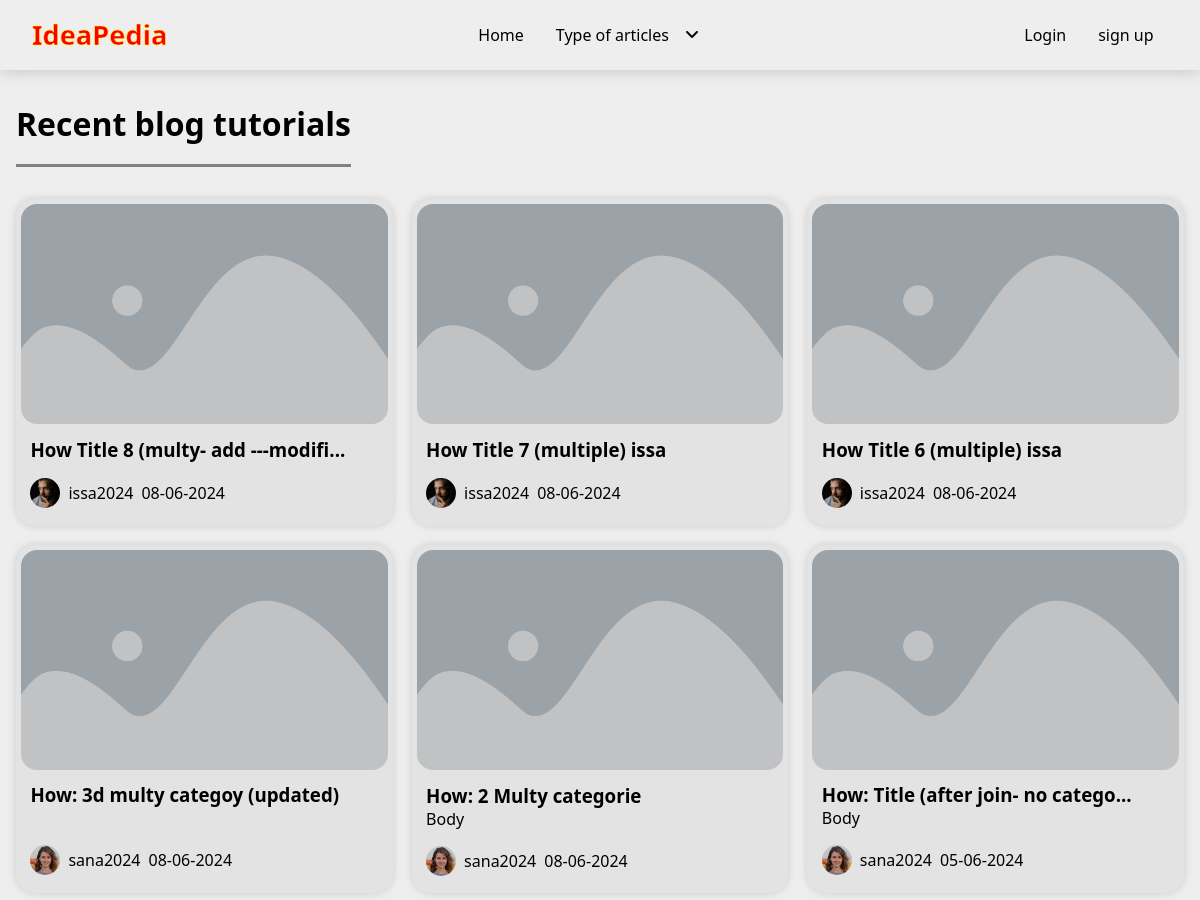
The page /pages/flow.php?all=1 (upper part) on the database as committed earlier.
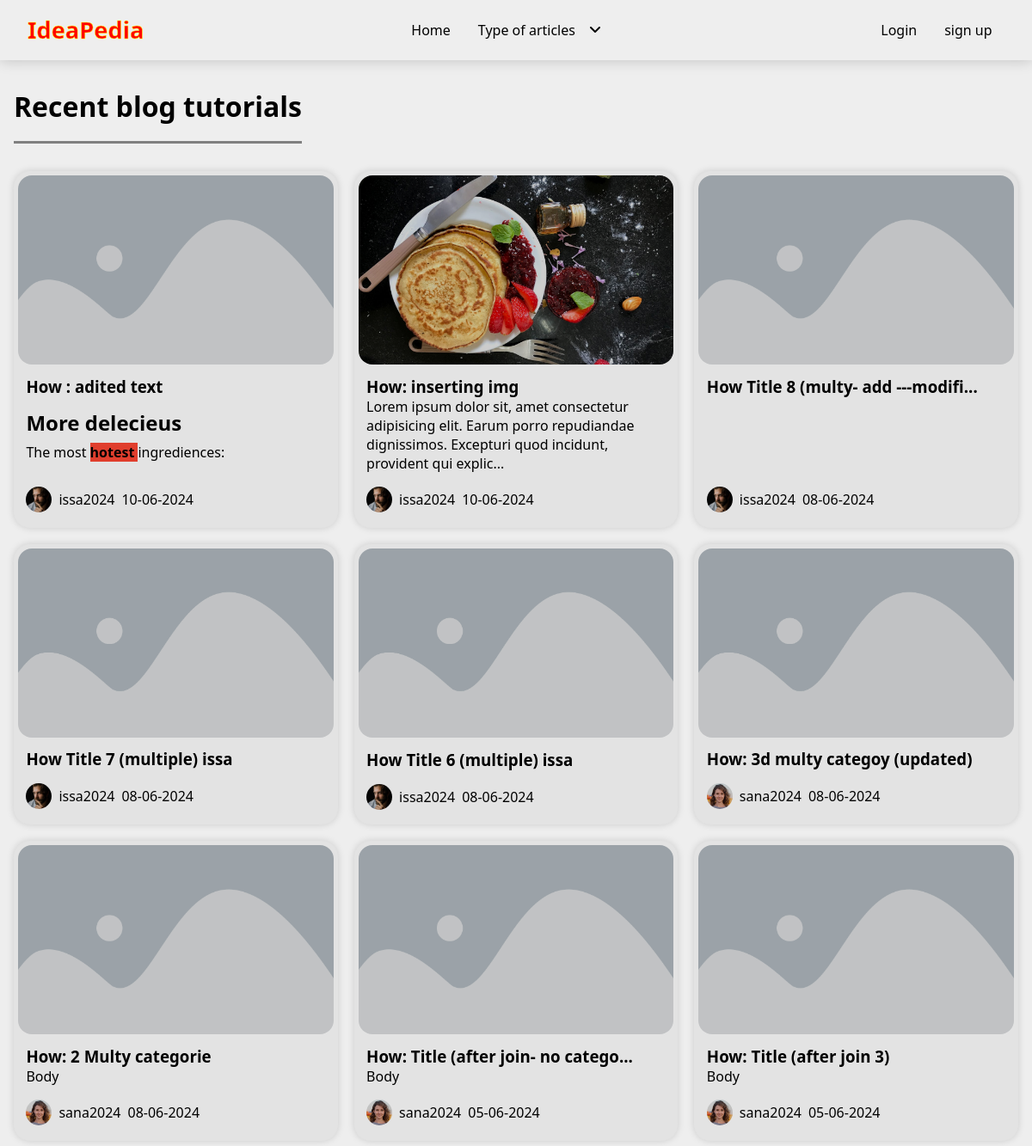
The same page on the database as committed later.
### tables this page shows
CREATE TABLE `posts` (
  `id` int(11) NOT NULL,
  `user_id` int(11) NOT NULL,
  `title` varchar(255) NOT NULL,
  `body` text NOT NULL,
  `created_at` datetime NOT NULL DEFAULT current_timestamp(),
  `image_cover` varchar(255) DEFAULT NULL,
  `published` tinyint(1) NOT NULL,
  `thematic_id` int(11) NOT NULL
);

CREATE TABLE `users` (
  `id` int(11) NOT NULL,
  `name` varchar(100) NOT NULL,
  `lastName` varchar(100) NOT NULL,
  `username` varchar(100) NOT NULL,
  `role` enum('owner','member') NOT NULL DEFAULT 'member',
  `email` varchar(255) NOT NULL,
  `password` varchar(255) NOT NULL,
  `image` varchar(255) DEFAULT NULL,
  `profile_cover` varchar(255) DEFAULT NULL,
  `city` varchar(100) DEFAULT NULL,
  `country` varchar(100) DEFAULT NULL,
  `gender` enum('male','female','nb','') DEFAULT NULL
);

### classes/Database.php (called while the page is built, shortened)
<?php
class Database
{
    protected function connect($host, $username, $password, $db_name)
    {
        $dsn = "mysql:host=$host;dbname=$db_name;charset=utf8mb4";
        $options = [
            PDO::ATTR_ERRMODE => PDO::ERRMODE_EXCEPTION,
            PDO::ATTR_DEFAULT_FETCH_MODE => PDO::FETCH_ASSOC,
            PDO::ATTR_EMULATE_PREPARES => false,
        ];
        try {
            $this->connection = new PDO($dsn, $username, $password, $options);
        } catch (PDOException $e) {
            throw new RuntimeException('Connection failed: '. $e->getMessage(), 0, $e);
        }
    }
}

### classes/Posts_class.php (called while the page is built, shortened)
<?php
include_once "Database.php";
class Posts extends Database
{
    public function getAllJoin($thematic_id, $limit = "")
    {
        $sql = "SELECT p.*, u.username AS author, u.image AS author_image
                FROM posts p
                LEFT JOIN users u ON p.user_id = u.id
                WHERE p.thematic_id = :thematic_id
                $limit";
        $stmt = $this->connection->prepare($sql);
        $stmt->execute([':thematic_id'=> $thematic_id]);
        $results = $stmt->fetchAll();
        return $results;
    }
}

### pages/flow.php (the view, shortened to what this page needs)
<?php
include_once "../classes/Posts_class.php";
$title = "flow";
include_once "../inc/header.html.php";
include_once "../inc/components/nav.php";
$postsClass = new Posts();
if(isset($_GET['all'])){
    $id_thematic = $_GET['all'];
    $postFlow = $postsClass->getAllJoin($id_thematic, 'ORDER BY id DESC');
}
?>
<main>
    <section class="container">
        <div class="title-tool">
            <h2>Recent blog <?php
            if($id_thematic == 1){
                echo 'tutorials';
            }elseif($id_thematic == 2){
                echo 'tips';
            } ?></h2>
        </div>
        <div class="posts-row">
            <?php if (isset($_GET['all'])) {
                foreach ($postFlow as $post) { ?>
                    <a href="<?= SITE_PATH ?>pages/post.php?id=<?= $post['id']?>">
                        <figure class="card-main">
                            <img loading="lazy" src="<?= !empty($post['image_cover']) ? SITE_PATH . "assets/imgs/posts/"  . $post['image_cover'] : SITE_PATH . "assets/imgs/initials/placeholder.png" ?>" alt="<?= $post['image_cover']?>">
                            <figcaption>
                                <h3><?= (strlen(htmlspecialchars_decode($post['title'])) > 33) ? substr(htmlspecialchars_decode($post['title']), 0, 33). '...' : htmlspecialchars_decode($post['title']) ?></h3>
                                <p><?= (strlen(htmlspecialchars_decode($post['body'])) > 160) ? substr(htmlspecialchars_decode($post['body']), 0, 160). '...' : htmlspecialchars_decode($post['body']) ?></p>
                                <div class="meta-info-container">
                                    <img loading="lazy" src="<?= !empty($post['author_image']) ? SITE_PATH . "assets/imgs/profile/"  . $post['author_image'] : SITE_PATH . "assets/imgs/profile/placeholder-general-img.png" ?>" alt="<?= $post['author_image']?>">
                                    <p><?= $post['author'] ?></p>
                                    <p><?=  date('d-m-Y', strtotime($post['created_at'])) ?></p>
                                </div>
                            </figcaption>
                        </figure>
                    </a>
            <?php }
            } ?>
        </div>
    </section>
</main>
<?php include_once "../inc/footer.html.php";

### inc/header.html.php (shortened to what this page needs)
<!DOCTYPE html>
<html lang="en">
<head>
    <link rel="stylesheet" href="https://cdn.jsdelivr.net/npm/swiper@11/swiper-bundle.min.css" />
    <link rel="stylesheet" href="https://cdnjs.cloudflare.com/ajax/libs/font-awesome/6.5.1/css/all.min.css" />
    <?php
    if($title == "signup" || $title == "login"){
        echo "<link rel='stylesheet' href='".SITE_PATH."assets/styles/css/signup-login.css'>";
    }else{
        echo "<link rel='stylesheet' href='".SITE_PATH."assets/styles/css/$title.css'>";
    }
    ?>
</head>
<body>

### inc/components/nav.php (shortened to what this page needs)
<nav>
    <div class="container">
        <a href="<?= SITE_PATH ?>"><h2 class="logo">IdeaPedia</h2></a>
        <ul class="responsive-nav">
            <li><a href="<?= SITE_PATH ?>">Home</a></li>
            <li>
                <a href="#">Type of articles<i class="fa-solid fa-angle-down"></i></a>
            </li>
        </ul>
        <ul class="connection">
            <?php if (isset($_SESSION['current_user'])) { ?>
                <li>
                    <a href='#'>
                        <img src="<?= SITE_PATH . "assets/imgs/profile/" . (!empty($_SESSION['current_user']['image']) ? $_SESSION['current_user']['image'] : "placeholder-general-img.png") ?>" alt="Profile image holder">
                        <span><?= ucfirst($_SESSION['current_user']['username']) ?></span>
                    </a>
                    <ul>
                        <div>
                            <li><a href="<?= SITE_PATH ?>pages/account.php?profile"><i class="fa-solid fa-house-chimney-user"></i> Profile</a></li>
                            <li><a href="<?= SITE_PATH ?>admin/dashboard.php"><i class="fa-solid fa-briefcase"></i> Backoffice</a></li>
                            <li><a href="<?= SITE_PATH ?>pages/account.php?account_setting"><i class="fa-solid fa-id-card"></i>Account setting</a></li>
                            <li><a href="?logout"><i class="fa-solid fa-right-from-bracket"></i> Logout</a></li>
                        </div>
                    </ul>
                </li>
            <?php } else { ?>
                <li><a href='<?= SITE_PATH ?>pages/connection/login.php'>Login</a></li>
                <li><a href='<?= SITE_PATH ?>pages/connection/signup.php'>sign up</a></li>
            <?php } ?>
        </ul>
    </div>
</nav>

### inc/footer.html.php (shortened to what this page needs)
</body>
</html>

### assets/styles/css/flow.css (style rules this page uses)
* { padding: 0; margin: 0; -webkit-box-sizing: border-box; box-sizing: border-box; }
img { width: 100%; aspect-ratio: 1/1; -o-object-fit: cover; object-fit: cover; display: block; }
li { list-style: none; }
a { text-decoration: none; color: inherit; display: inline-block; }
body { background: #eeeeee; font-family: system-ui, -apple-system, BlinkMacSystemFont, "Segoe UI", Roboto, Oxygen, Ubuntu, Cantarell, "Open Sans", "Helvetica Neue", sans-serif; overflow-x: hidden; }
.container { width: min(100% - 2rem, 1200px); margin: 0 auto; }
nav { padding: 1em; -webkit-box-shadow: 0 0 1em rgba(0, 0, 0, 0.2); box-shadow: 0 0 1em rgba(0, 0, 0, 0.2); position: relative; top: 0; width: 100%; z-index: 3; background: #eeeeee; }
nav .container { display: -webkit-box; display: -ms-flexbox; display: flex; -webkit-box-pack: justify; -ms-flex-pack: justify; justify-content: space-between; }
nav .container .logo { font-size: 1.7rem; color: red; -webkit-text-stroke-width: 0.5px; -webkit-text-stroke-color: yellow; }
nav .container > ul { display: -webkit-box; display: -ms-flexbox; display: flex; gap: 0.2em; }
nav .container > ul > li { position: relative; }
nav .container > ul > li > a { padding: 0.5em 0.9em; border-radius: 5px; -webkit-transition: 0.15s ease-out; transition: 0.15s ease-out; }
nav .container > ul > li > a i { margin-left: 1em; }
main section .title-tool { display: -webkit-box; display: -ms-flexbox; display: flex; -webkit-box-pack: justify; -ms-flex-pack: justify; justify-content: space-between; -webkit-box-align: center; -ms-flex-align: center; align-items: center; }
main section .title-tool h2 { font-size: 2rem; margin-block: 1em; border-bottom: 3px solid grey; padding-bottom: 0.6em; border-spacing: 10px 10px; }
main section > div.posts-row { display: grid; grid-template-columns: repeat(3, 1fr); gap: 1.2em; }
main section > div.posts-row figure.card-main { background: #e3e3e3; -webkit-box-shadow: 0 0 8px rgba(0, 0, 0, 0.15); box-shadow: 0 0 8px rgba(0, 0, 0, 0.15); border-radius: 1.2rem; padding: 0.3em; -webkit-transition: 0.25s; transition: 0.25s; height: 100%; display: grid; grid-template-columns: 1fr; grid-template-rows: auto 1fr; }
main section > div.posts-row figure.card-main img { width: 100%; aspect-ratio: 1/0.6; border-radius: 1rem; -webkit-filter: brightness(80%); filter: brightness(80%); -webkit-transition: 0.25s; transition: 0.25s; }
main section > div.posts-row figure.card-main figcaption { padding: 0.8em 0.6em; display: grid; -ms-flex-line-pack: justify; align-content: space-between; }
main section > div.posts-row figure.card-main figcaption h3 { -webkit-transition: 0.25s; transition: 0.25s; }
main section > div.posts-row figure.card-main figcaption .meta-info-container { margin-top: 1em; display: -webkit-box; display: -ms-flexbox; display: flex; -webkit-box-align: center; -ms-flex-align: center; align-items: center; gap: 0.5em; }
main section > div.posts-row figure.card-main figcaption .meta-info-container img { width: 30px; aspect-ratio: 1/1; border-radius: 50%; }

Rows that differ between the two databases and show on the page:
added posts: title "How : adited text", body "More delecieus The most hotest ingrediences:", user.image (picture), user.username "issa2024", created_at "10-06-2024"
added posts: image_cover (picture), title "How: inserting img", body "Lorem ipsum dolor sit, amet consectetur adipisicing elit. Earum porro repudiandae dignissimos. Excepturi quod incidunt, provident qui explic", user.image (picture), user.username "issa2024", created_at "10-06-2024"
now on this page (row unchanged): posts: title "How: Title (after join 3)", body "Body", user.image (picture), user.username "sana2024", created_at "05-06-2024"
